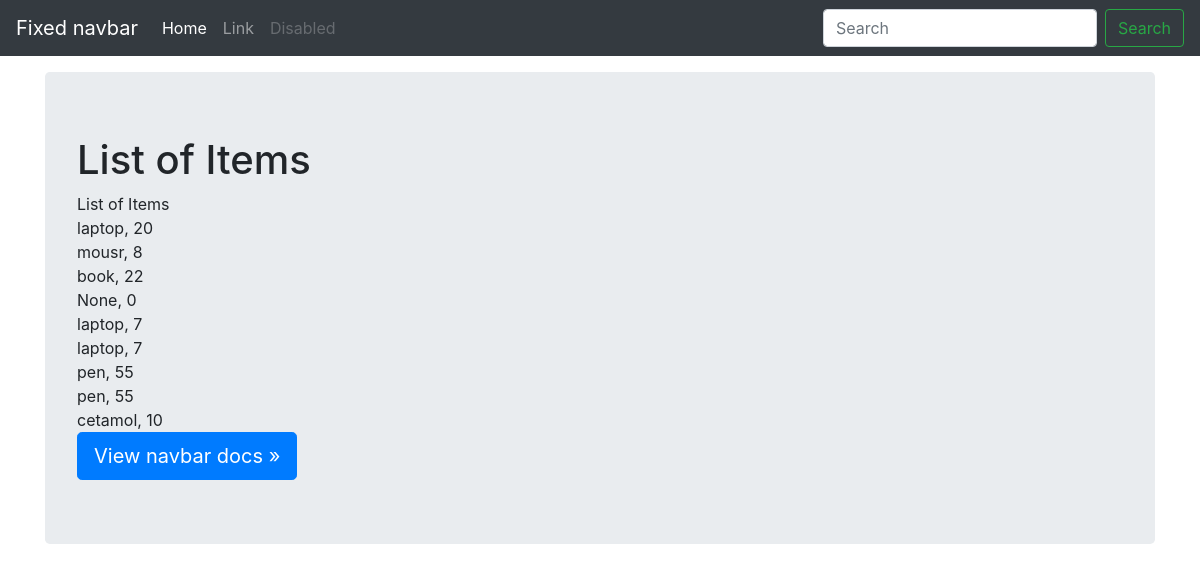
The app's page /list_items/ with its own data.
### inv/models.py (models this page shows, shortened)
class Stock(models.Model):
	category = models.CharField(max_length=50, blank=True, null=True)
	item_name = models.CharField(max_length=50, blank=True, null=True)
	quantity = models.IntegerField(default='0', blank=True, null=True)
	receive_quantity = models.IntegerField(default='0', blank=True, null=True)
	receive_by = models.CharField(max_length=50, blank=True, null=True)
	issue_quantity = models.IntegerField(default='0', blank=True, null=True)
	issue_by = models.CharField(max_length=50, blank=True, null=True)
	issue_to = models.CharField(max_length=50, blank=True, null=True)
	phone_number = models.CharField(max_length=50, blank=True, null=True)
	created_by = models.CharField(max_length=50, blank=True, null=True)
	reorder_level = models.IntegerField(default='0', blank=True, null=True)
	last_updated = models.DateTimeField(auto_now_add=False, auto_now=True)
	export_to_CSV = models.BooleanField(default=False)

### inv/views.py (the view)
# urls.py: path('list_items/', views.list_items, name='list_items'),
def list_items(request):
	title = 'List of Items'
	queryset = Stock.objects.all()
	context = {
		"title": title,
		"queryset": queryset,
	}
	return render(request, "list_items.html", context)

### inv/templates/list_items.html (shortened to what this page needs)
{% load staticfiles %}
<!doctype html>
<html lang="en">
  <head>
<link href="{% static 'css/stylesheet.css' %}" rel="stylesheet">
<link href="{% static 'css/bootstrap.min.css' %}" rel="stylesheet">
	<link href="{% static 'css/navbar-top-fixed.css' %}" rel="stylesheet">
  </head>
  <body>
    <nav class="navbar navbar-expand-md navbar-dark fixed-top bg-dark">
  <a class="navbar-brand" href="#">Fixed navbar</a>
  <div class="collapse navbar-collapse" id="navbarCollapse">
    <ul class="navbar-nav mr-auto">
      <li class="nav-item active">
        <a class="nav-link" href="#">Home <span class="sr-only">(current)</span></a>
      </li>
      <li class="nav-item">
        <a class="nav-link" href="#">Link</a>
      </li>
      <li class="nav-item">
        <a class="nav-link disabled" href="#" tabindex="-1" aria-disabled="true">Disabled</a>
      </li>
    </ul>
    <form class="form-inline mt-2 mt-md-0">
      <input class="form-control mr-sm-2" type="text" placeholder="Search" aria-label="Search">
      <button class="btn btn-outline-success my-2 my-sm-0" type="submit">Search</button>
    </form>
  </div>
</nav>
<main role="main" class="container">
  <div class="jumbotron">
    <h1>    {{title}}   </h1>
	{{title}}<br>
	{% for instance in queryset %}
	{{instance.item_name}}, {{instance.quantity}}<br>
	{% endfor %}
	    <a class="btn btn-lg btn-primary" href="/docs/4.4/components/navbar/" role="button">View navbar docs &raquo;</a>
  </div>
</main>
      </body>
</html>

### inv/static/css/stylesheet.css (style rules this page uses)
body { background-color: #34eb6b; }

### inv/static/css/navbar-top-fixed.css (style rules this page uses)
body { min-height: 75rem; padding-top: 4.5rem; }

### records on screen
Stock: item_name "laptop", quantity "20"
Stock: item_name "mousr", quantity "8"
Stock: item_name "book", quantity "22"
Stock: item_name "None", quantity "0"
Stock: item_name "laptop", quantity "7"
Stock: item_name "laptop", quantity "7"
Stock: item_name "pen", quantity "55"
Stock: item_name "pen", quantity "55"
Stock: item_name "cetamol", quantity "10"

### other values on screen
{{ title }} "List of Items"
